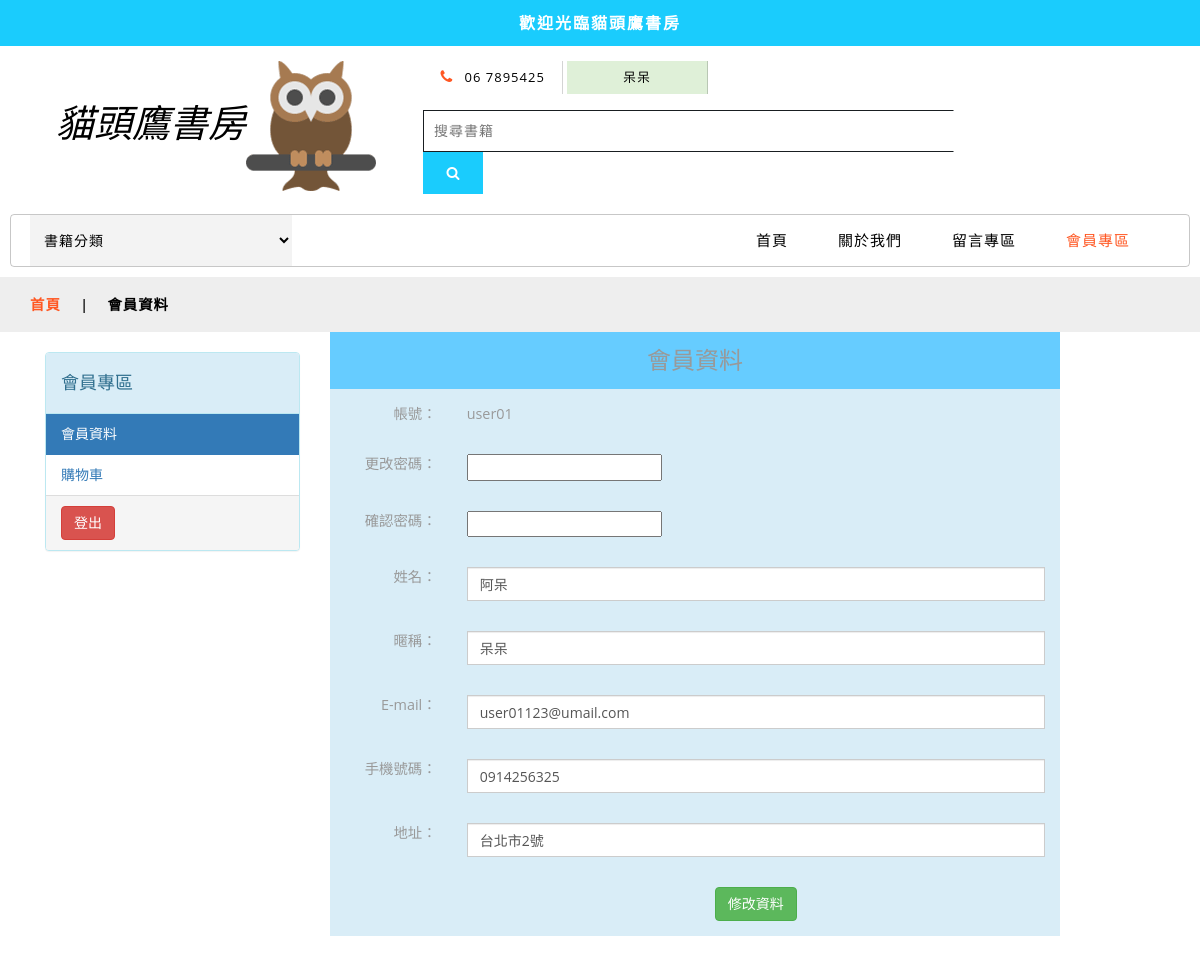
The app's page /member_profile.php (signed in, upper part), older data.
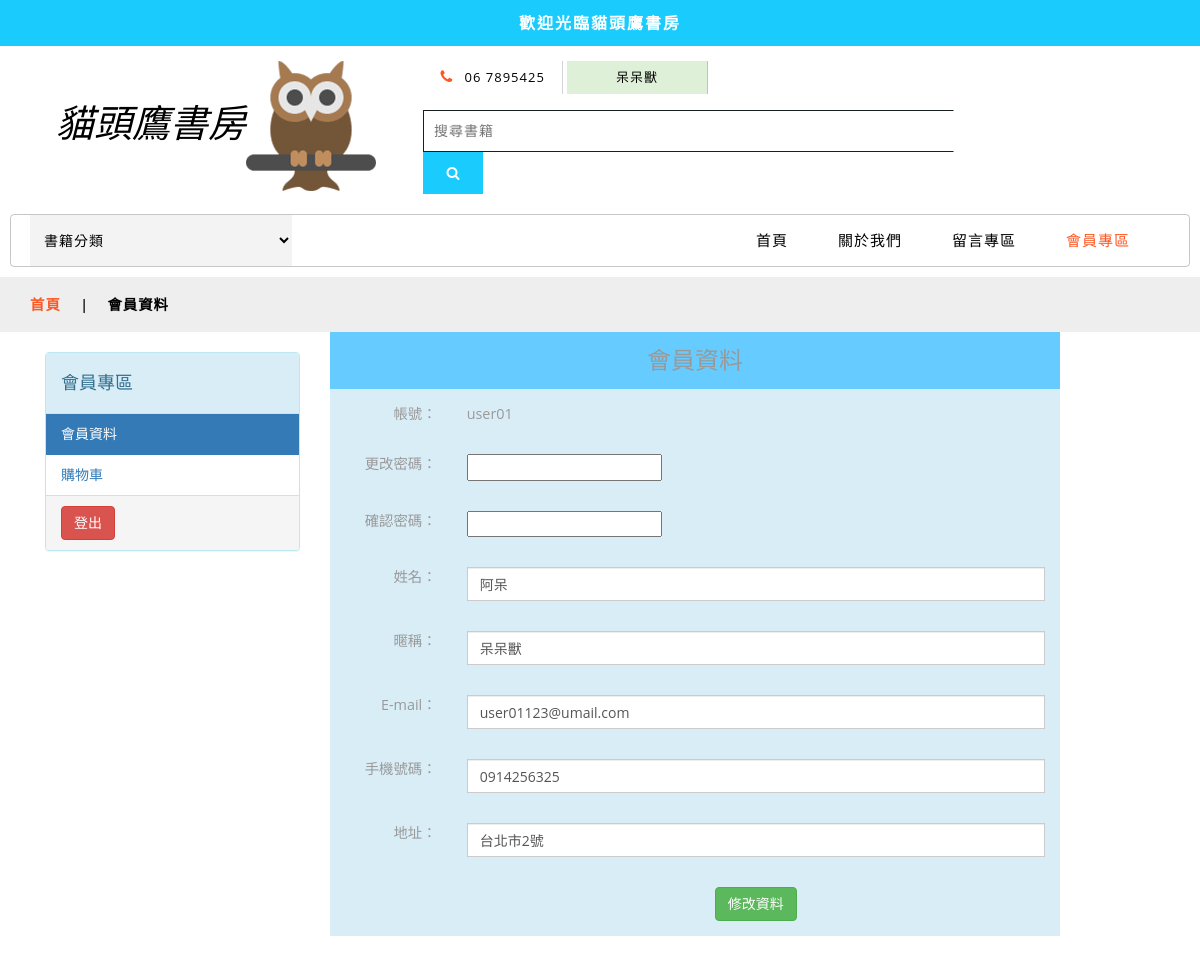
The same page, newer data.
### tables this page shows
CREATE TABLE IF NOT EXISTS `owl_user` (
  `ou_id` int(100) NOT NULL AUTO_INCREMENT,
  `ou_username` varchar(20) NOT NULL,
  `ou_password` varchar(35) NOT NULL,
  `ou_name` varchar(30) NOT NULL,
  `ou_nickname` varchar(30) NOT NULL,
  `ou_email` varchar(50) NOT NULL,
  `ou_cellphone` varchar(20) NOT NULL,
  `ou_address` varchar(50) NOT NULL,
  `ou_level` varchar(10) NOT NULL DEFAULT 'member',
  PRIMARY KEY (`ou_id`)
);

### member_profile.php (the view, shortened to what the changed rows need)
<?php require_once('Connections/owl_bookstore.php'); ?>
<?php
if (!function_exists("GetSQLValueString")) {
function GetSQLValueString($theValue, $theType, $theDefinedValue = "", $theNotDefinedValue = "")
{
  $theValue = function_exists("mysql_real_escape_string") ? mysql_real_escape_string($theValue) : mysql_escape_string($theValue);
  switch ($theType) {
    case "text":
      $theValue = ($theValue != "") ? "'" . $theValue . "'" : "NULL";
      break;
  }
  return $theValue;
}
}
$editFormAction = $_SERVER['PHP_SELF'];
if (isset($_SERVER['QUERY_STRING'])) {
  $editFormAction .= "?" . htmlentities($_SERVER['QUERY_STRING']);
}
$colname_Recordset1 = "-1";
if (isset($_SESSION['MM_Username'])) {
  $colname_Recordset1 = $_SESSION['MM_Username'];
}
$query_Recordset1 = sprintf("SELECT * FROM owl_user WHERE ou_username = %s", GetSQLValueString($colname_Recordset1, "text"));
$Recordset1 = mysql_query($query_Recordset1, $owl_bookstore) or die(mysql_error());
$row_Recordset1 = mysql_fetch_assoc($Recordset1);
?>
<!DOCTYPE html>
<html lang="zh-TW">
<head>
	<link href="css/bootstrap.css" rel="stylesheet" type="text/css" media="all" />
	<link href="css/style.css" rel="stylesheet" type="text/css" media="all" />
	<link href="css/font-awesome.css" rel="stylesheet">
	<link href="css/popuo-box.css" rel="stylesheet" type="text/css" media="all" />
	<link rel="stylesheet" type="text/css" href="css/jquery-ui1.css">
</head>
<body>
	<div class="header-bot">
		<div class="header-bot_inner_wthreeinfo_header_mid">
			<div class="col-md-4 logo_agile">
				<h1>
					<a href="index.php">貓頭鷹書房<img src="images/logo2.png" alt=" ">
					</a>
				</h1>
			</div>
			<div class="col-md-8 header">
                  <ul>
                    <li><span class="fa fa-phone" aria-hidden="true"></span> 06 7895425 </li>
                    <li class="bg-success"><?php echo $_SESSION['MM_Nickname']; ?></li>
                  </ul>
              </div>
		</div>
	</div>
    <div class="container">
     <div class="col-md-8">
      <table class="table bg-info">
      <form method="POST" action="<?php echo $editFormAction; ?>" id="owl_member_profile" name="owl_member_profile">
       <tr>
        <td class="col-md-2 text-right">帳號：</td>
        <td class="col-md-10"><?php echo $row_Recordset1['ou_username']; ?></td>
       </tr>
       <tr>
        <td class="col-md-10"><input name="ou_name" type="text" class="form-control" id="ou_name" value="<?php echo $row_Recordset1['ou_name']; ?>"></td>
       </tr>
       <tr>
        <td class="col-md-10"><input name="ou_nickname" type="text" class="form-control" id="ou_nickname" value="<?php echo $row_Recordset1['ou_nickname']; ?>"></td>
       </tr>
       <tr>
        <td class="col-md-10"><input name="ou_email" type="email" class="form-control" id="ou_email" value="<?php echo $row_Recordset1['ou_email']; ?>"></td>
       </tr>
       <tr>
        <td class="col-md-10"><input name="ou_cellphone" type="text" class="form-control" id="ou_cellphone" value="<?php echo $row_Recordset1['ou_cellphone']; ?>"></td>
       </tr>
       <tr>
        <td class="col-md-10"><input name="ou_address" type="text" class="form-control" id="ou_address" value="<?php echo $row_Recordset1['ou_address']; ?>"></td>
       </tr>
      </form>
      </table>
     </div>
</div>
</body>
</html>

Row changes from the older to the newer data that the page shows:
changed owl_user "user01": ou_nickname "呆呆" → "呆呆獸"
Text that changed along with them:
$_SESSION['MM_Nickname']: "呆呆" → "呆呆獸"
